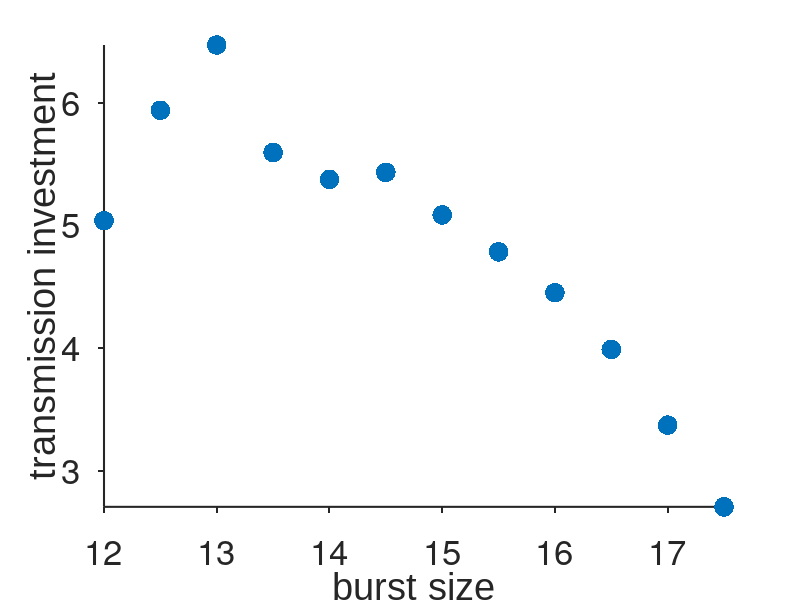

Recreate this plot in MATLAB. (Note: this script raises an error after producing the figure.)
set(0,'defaultTextFontName', 'Arial')
set(0,'defaultaxesfontsize', 25); % 25 for 1X3, 20 for 1X2
%set(0,'defaultLegendInterpreter','latex');
set(0,'defaultAxesTickLabelInterpreter','none');
set(0,'defaulttextinterpreter','none');
set(0,'defaultAxesXGrid','off');
set(0,'defaultAxesYGrid','off');
set(0,'defaultAxesTickDir','out');
set(0,'defaultAxesLineWidth',1.5);

%%
figure;
x = 12:0.5:17.5;
% beta = 12, 0.050390625 optimum
% beta = 13, 0.0646875   optimum
% beta = 14, 0.05375     optimum
% beta = 15, 0.050859375 optimum
% beta = 16, 0.04453125  optimum
% beta = 17, 0.03375     optimum
y = [0.050390625 0.059375 0.064686676025391 0.0559375...
     0.05375 0.054321350097656 0.050859375 0.047858459472656...
     0.04453125 0.039910949707031 0.03375 0.027104553222656];
scatter(x,100*y,200,'filled');
box off
axis tight;
xlabel('burst size');
ylabel('transmission investment');
ytickformat('percentage')
ylim([0 8]);
LimitsX = xlim; LimitsY = ylim;
title('A. optimal strategies','FontWeight','Normal',...
    'HorizontalAlignment','left','position', [LimitsX(1), LimitsY(2)]);
set(gca,'TickDir','out');
box off;